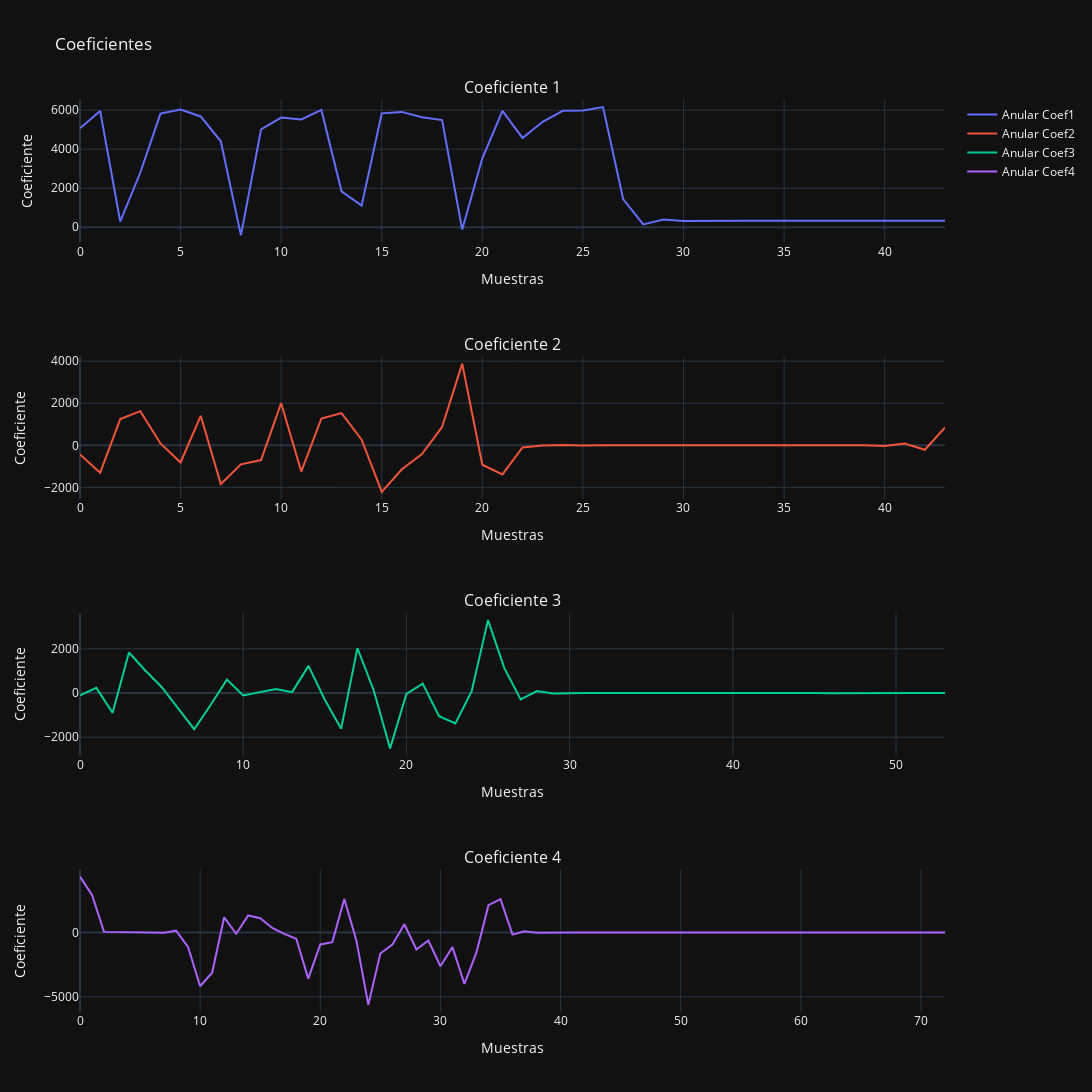
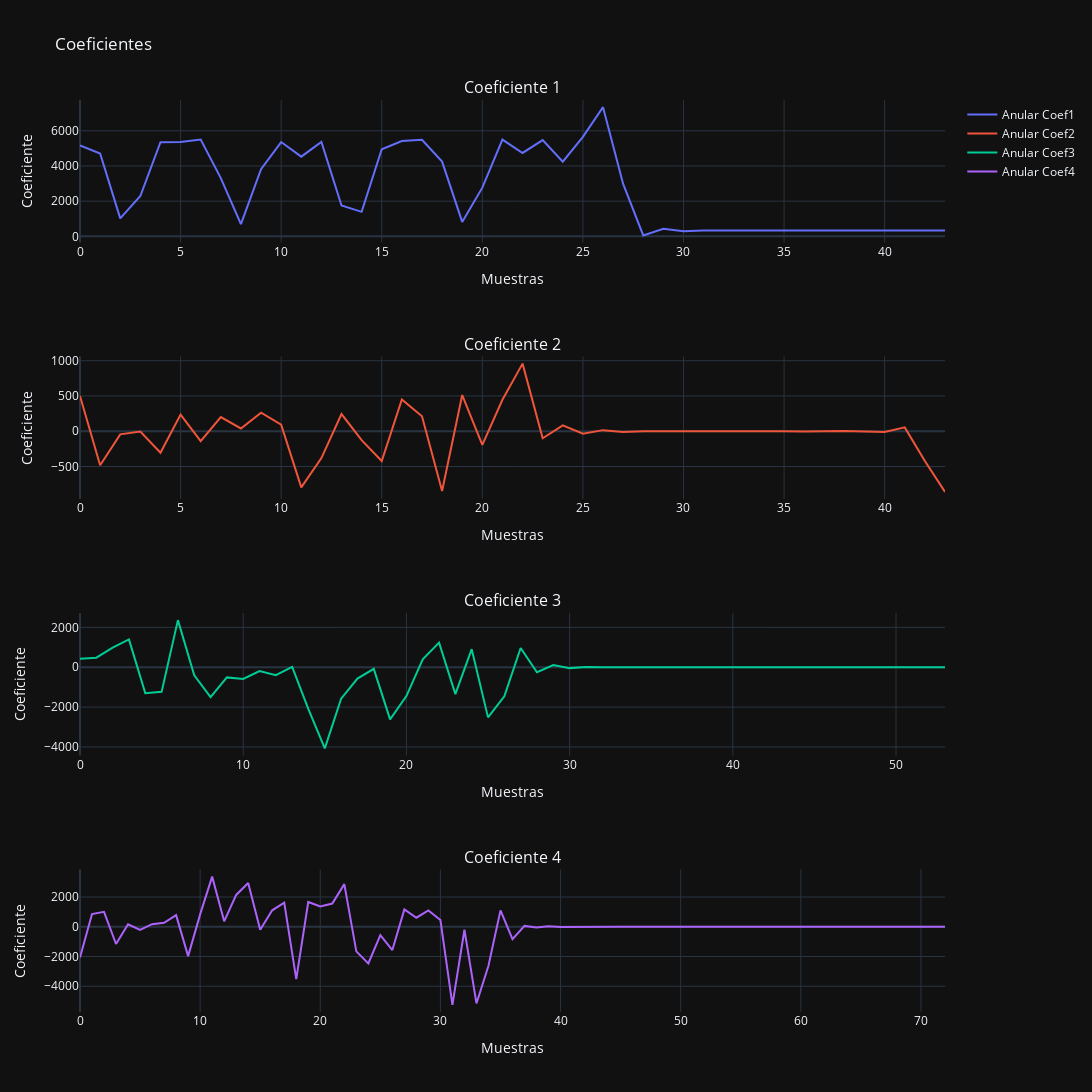
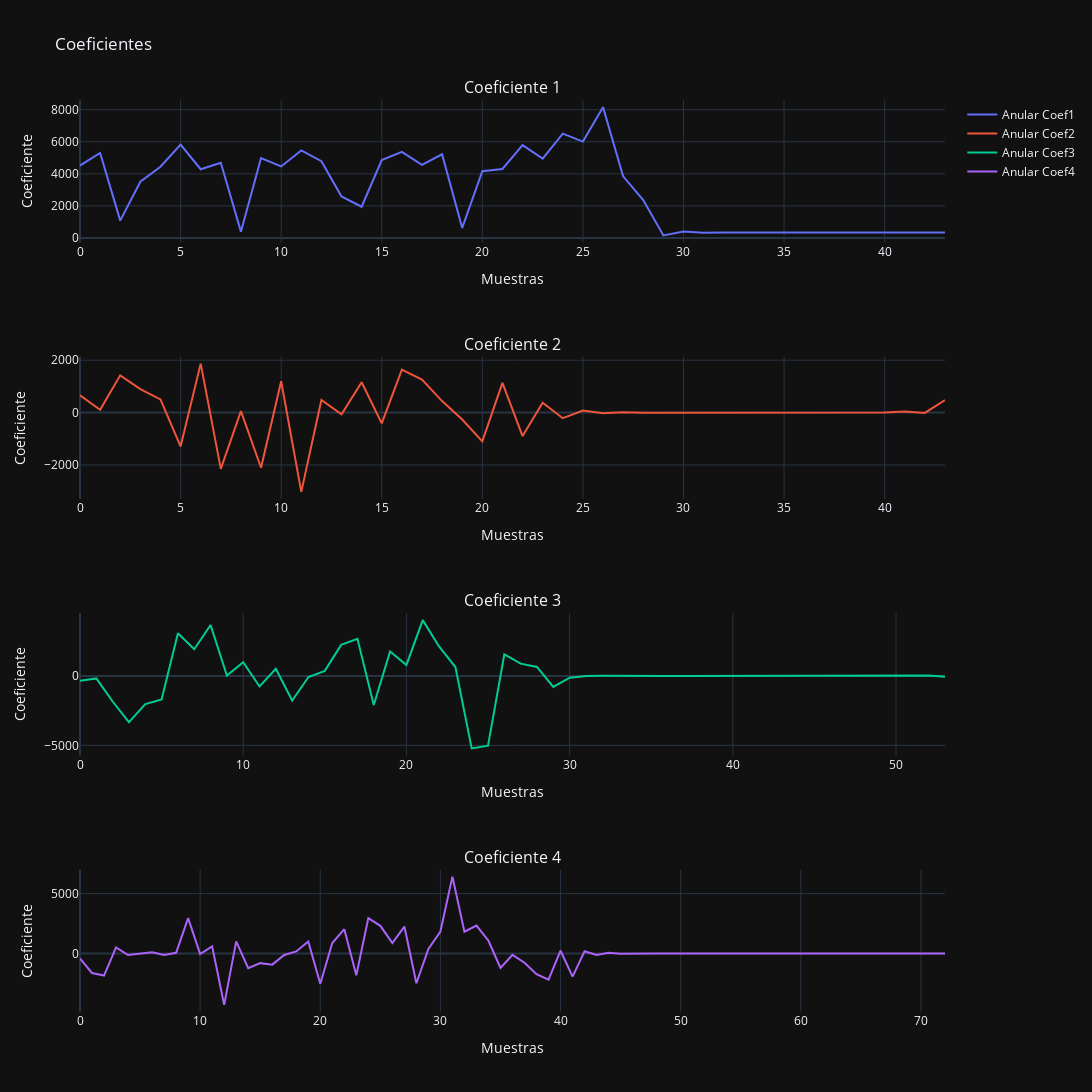

The cell these charts' notebook holds for them, in order:
### Markdown cell above
### Gráficos Wavelet

### Code cell
graficar_coeficientes_subplot(coefs_anulares[0])
graficar_coeficientes_subplot(coefs_anulares[1])
graficar_coeficientes_subplot(coefs_anulares[2])


# graficar_coeficientes(coefs_anulares[0][0],coefs_anulares[1][0],coefs_anulares[2][0])
# graficar_coeficientes(coefs_indice[0][0],coefs_indice[1][0],coefs_indice[2][0])
# graficar_coeficientes(coefs_medio[0][0],coefs_medio[1][0],coefs_medio[2][0])
# graficar_coeficientes(coefs_anulares[0][1],coefs_anulares[1][1],coefs_anulares[2][1])

### Figure 1 — Plotly figure (JSON) as saved in the notebook; plotly's stock layout.template omitted (floating-point values rounded to 4 significant figures)
{"data": [{"mode": "lines", "name": "Anular Coef1", "type": "scatter", "xaxis": "x", "y": [5073.0, 5964.0, 293.7, 2807.0, 5828.0, 6036.0, 5682.0, 4408.0, -414.9, 5012.0, 5626.0, 5528.0, 6013.0, 1845.0, 1110.0, 5840.0, 5915.0, 5642.0, 5498.0, -117.5, 3534.0, 5963.0, 4579.0, 5408.0, 5968.0, 5982.0, 6159.0, 1446.0, 147.3, 392.8, 318.8, 333.8, 332.9, 333.2, 332.3, 331.3, 333.7, 332.5, 333.5, 332.7, 333.1, 330.9, 333.1, 334.8], "yaxis": "y"}, {"mode": "lines", "name": "Anular Coef2", "type": "scatter", "xaxis": "x2", "y": [-434.5, -1303.0, 1250.0, 1623.0, 90.09, -814.2, 1402.0, -1839.0, -906.3, -699.9, 2004.0, -1247.0, 1275.0, 1534.0, 270.2, -2213.0, -1136.0, -412.7, 873.4, 3884.0, -921.0, -1382.0, -101.8, -3.889, 20.19, -12.47, 1.158, -2.07, 0.1974, 0.5542, -0.6044, -0.549, -1.133, 1.842, -0.07017, 0.4474, -0.5728, -0.00213, 2.766, 6.148, -26.59, 86.67, -210.4, 847.4], "yaxis": "y2"}, {"mode": "lines", "name": "Anular Coef3", "type": "scatter", "xaxis": "x3", "y": [-105.4, 234.5, -897.2, 1833.0, 1021.0, 275.8, -685.4, -1637.0, -542.4, 606.3, -112.1, 46.72, 184.6, 41.39, 1228.0, -302.4, -1619.0, 2032.0, 116.4, -2504.0, -36.68, 425.1, -1048.0, -1378.0, 88.6, 3299.0, 1125.0, -286.6, 90.75, -20.36, 3.048, -3.741, -1.897, 0.8276, -0.7245, 0.6001, -0.9255, 3.103, 4.73, -6.102, -2.619, 4.819, -2.337, -2.641, 6.664, 1.123, -6.672, 1.098, -1.058, 0.8474, -0.375, 0.2108, 2.822, 5.509], "yaxis": "y3"}, {"mode": "lines", "name": "Anular Coef4", "type": "scatter", "xaxis": "x4", "y": [4336.0, 2903.0, 39.81, 19.67, -18.01, 19.99, -7.491, -33.88, 134.2, -1151.0, -4188.0, -3135.0, 1173.0, -103.4, 1316.0, 1104.0, 345.0, -121.8, -492.1, -3594.0, -936.3, -760.9, 2592.0, -603.5, -5635.0, -1640.0, -955.1, 634.6, -1325.0, -630.1, -2635.0, -1141.0, -4009.0, -1556.0, 2112.0, 2583.0, -173.9, 87.9, -21.93, 1.802, 0.4461, 0.1646, 0.7168, 2.613, 2.127, -0.8779, -1.058, -1.366, 0.6177, 0.2804, 3.546, 0.8073, 1.041, -4.216, -1.951, 0.2759, 1.223, 1.383, -1.7, -1.369, -0.0989, -0.7811, 0.7332, 1.118, 0.8407, 1.394, -2.654, -0.1212, 0.07925, 4.142, 1.559, -1.237, -2.089], "yaxis": "y4"}], "layout": {"annotations": [{"font": {"size": 16}, "showarrow": false, "text": "Coeficiente 1", "x": 0.5, "xanchor": "center", "xref": "paper", "y": 1, "yanchor": "bottom", "yref": "paper"}, {"font": {"size": 16}, "showarrow": false, "text": "Coeficiente 2", "x": 0.5, "xanchor": "center", "xref": "paper", "y": 0.7188, "yanchor": "bottom", "yref": "paper"}, {"font": {"size": 16}, "showarrow": false, "text": "Coeficiente 3", "x": 0.5, "xanchor": "center", "xref": "paper", "y": 0.4375, "yanchor": "bottom", "yref": "paper"}, {"font": {"size": 16}, "showarrow": false, "text": "Coeficiente 4", "x": 0.5, "xanchor": "center", "xref": "paper", "y": 0.1562, "yanchor": "bottom", "yref": "paper"}], "height": 1200, "title": {"text": "Coeficientes"}, "width": 1600, "xaxis": {"anchor": "y", "domain": [0, 1], "title": {"text": "Muestras"}}, "xaxis2": {"anchor": "y2", "domain": [0, 1], "title": {"text": "Muestras"}}, "xaxis3": {"anchor": "y3", "domain": [0, 1], "title": {"text": "Muestras"}}, "xaxis4": {"anchor": "y4", "domain": [0, 1], "title": {"text": "Muestras"}}, "yaxis": {"anchor": "x", "domain": [0.8438, 1], "title": {"text": "Coeficiente"}}, "yaxis2": {"anchor": "x2", "domain": [0.5625, 0.7188], "title": {"text": "Coeficiente"}}, "yaxis3": {"anchor": "x3", "domain": [0.2812, 0.4375], "title": {"text": "Coeficiente"}}, "yaxis4": {"anchor": "x4", "domain": [0, 0.1562], "title": {"text": "Coeficiente"}}}}

### Figure 2 — Plotly figure (JSON) as saved in the notebook; plotly's stock layout.template omitted (floating-point values rounded to 4 significant figures)
{"data": [{"mode": "lines", "name": "Anular Coef1", "type": "scatter", "xaxis": "x", "y": [5164.0, 4707.0, 1024.0, 2292.0, 5354.0, 5364.0, 5502.0, 3309.0, 691.2, 3817.0, 5361.0, 4531.0, 5371.0, 1753.0, 1394.0, 4953.0, 5418.0, 5485.0, 4248.0, 821.9, 2769.0, 5502.0, 4741.0, 5469.0, 4242.0, 5658.0, 7345.0, 2979.0, 56.7, 435.8, 291.6, 340.2, 330.9, 329.2, 331.9, 333.3, 328.6, 332.0, 330.1, 330.7, 330.2, 334.0, 329.0, 332.6], "yaxis": "y"}, {"mode": "lines", "name": "Anular Coef2", "type": "scatter", "xaxis": "x2", "y": [499.4, -481.2, -43.78, -3.473, -304.4, 235.8, -139.9, 200.3, 39.12, 263.0, 94.31, -795.9, -381.0, 244.1, -125.5, -422.1, 451.0, 212.7, -848.0, 512.5, -192.2, 446.6, 958.4, -99.88, 82.95, -35.4, 15.64, -9.339, 1.314, 2.011, -5.177, -2.503, 2.469, -3.115, 6.933, 0.8373, -3.044, 4.24, 2.488, -4.47, -9.933, 54.51, -421.6, -859.5], "yaxis": "y2"}, {"mode": "lines", "name": "Anular Coef3", "type": "scatter", "xaxis": "x3", "y": [426.2, 481.5, 989.5, 1400.0, -1299.0, -1235.0, 2365.0, -405.9, -1493.0, -508.1, -589.7, -191.7, -393.5, 14.39, -2113.0, -4071.0, -1580.0, -571.0, -79.62, -2616.0, -1447.0, 402.4, 1235.0, -1347.0, 906.1, -2515.0, -1457.0, 965.0, -249.8, 111.4, -43.4, 13.06, -3.125, 4.817, 1.109, -1.723, -0.8337, 2.756, -0.9955, 1.088, -1.559, 2.53, -1.481, -0.2635, -0.02798, 0.7457, -1.55, -1.409, 2.349, -0.004454, -2.753, -2.911, 1.04, -1.648], "yaxis": "y3"}, {"mode": "lines", "name": "Anular Coef4", "type": "scatter", "xaxis": "x4", "y": [-2071.0, 858.6, 1006.0, -1157.0, 164.7, -207.7, 173.8, 270.6, 784.3, -1976.0, 832.8, 3373.0, 368.5, 2141.0, 2940.0, -200.8, 1109.0, 1628.0, -3519.0, 1668.0, 1362.0, 1562.0, 2869.0, -1653.0, -2467.0, -560.7, -1566.0, 1167.0, 610.3, 1100.0, 456.3, -5253.0, -199.3, -5156.0, -2620.0, 1103.0, -835.9, 58.44, -45.52, 41.3, -12.43, -1.015, 0.4268, 3.179, 0.7841, -0.153, 0.2326, -4.076, 0.5539, 1.323, 0.7272, -4.021, 2.531, 0.5269, 0.9352, -2.311, -3.438, -1.76, -2.243, 3.09, 1.644, -0.05846, -0.3364, -3.068, -0.7902, 2.978, 1.883, 3.75, 0.2906, -0.4881, -2.598, 1.69, 1.488], "yaxis": "y4"}], "layout": {"annotations": [{"font": {"size": 16}, "showarrow": false, "text": "Coeficiente 1", "x": 0.5, "xanchor": "center", "xref": "paper", "y": 1, "yanchor": "bottom", "yref": "paper"}, {"font": {"size": 16}, "showarrow": false, "text": "Coeficiente 2", "x": 0.5, "xanchor": "center", "xref": "paper", "y": 0.7188, "yanchor": "bottom", "yref": "paper"}, {"font": {"size": 16}, "showarrow": false, "text": "Coeficiente 3", "x": 0.5, "xanchor": "center", "xref": "paper", "y": 0.4375, "yanchor": "bottom", "yref": "paper"}, {"font": {"size": 16}, "showarrow": false, "text": "Coeficiente 4", "x": 0.5, "xanchor": "center", "xref": "paper", "y": 0.1562, "yanchor": "bottom", "yref": "paper"}], "height": 1200, "title": {"text": "Coeficientes"}, "width": 1600, "xaxis": {"anchor": "y", "domain": [0, 1], "title": {"text": "Muestras"}}, "xaxis2": {"anchor": "y2", "domain": [0, 1], "title": {"text": "Muestras"}}, "xaxis3": {"anchor": "y3", "domain": [0, 1], "title": {"text": "Muestras"}}, "xaxis4": {"anchor": "y4", "domain": [0, 1], "title": {"text": "Muestras"}}, "yaxis": {"anchor": "x", "domain": [0.8438, 1], "title": {"text": "Coeficiente"}}, "yaxis2": {"anchor": "x2", "domain": [0.5625, 0.7188], "title": {"text": "Coeficiente"}}, "yaxis3": {"anchor": "x3", "domain": [0.2812, 0.4375], "title": {"text": "Coeficiente"}}, "yaxis4": {"anchor": "x4", "domain": [0, 0.1562], "title": {"text": "Coeficiente"}}}}

### Figure 3 — Plotly figure (JSON) as saved in the notebook; plotly's stock layout.template omitted (floating-point values rounded to 4 significant figures)
{"data": [{"mode": "lines", "name": "Anular Coef1", "type": "scatter", "xaxis": "x", "y": [4517.0, 5301.0, 1080.0, 3505.0, 4441.0, 5827.0, 4287.0, 4690.0, 390.7, 4987.0, 4462.0, 5462.0, 4785.0, 2590.0, 1945.0, 4860.0, 5375.0, 4564.0, 5219.0, 622.4, 4159.0, 4301.0, 5795.0, 4945.0, 6507.0, 6011.0, 8162.0, 3841.0, 2361.0, 158.4, 396.8, 316.8, 336.2, 333.0, 331.5, 330.2, 334.2, 331.5, 332.5, 332.6, 332.8, 329.7, 333.5, 332.4], "yaxis": "y"}, {"mode": "lines", "name": "Anular Coef2", "type": "scatter", "xaxis": "x2", "y": [658.9, 107.6, 1423.0, 898.9, 505.4, -1291.0, 1871.0, -2149.0, 53.14, -2106.0, 1198.0, -3029.0, 483.5, -68.97, 1160.0, -413.6, 1643.0, 1257.0, 439.2, -267.1, -1100.0, 1137.0, -895.8, 381.0, -215.7, 77.56, -28.06, 10.69, -2.317, -0.4399, 2.399, 1.055, -1.726, 2.369, -3.629, -0.3261, 1.451, -1.638, -3.055, 4.211, 6.676, 37.79, -13.21, 479.8], "yaxis": "y2"}, {"mode": "lines", "name": "Anular Coef3", "type": "scatter", "xaxis": "x3", "y": [-353.7, -182.4, -1846.0, -3333.0, -2031.0, -1702.0, 3073.0, 1919.0, 3663.0, 30.42, 984.7, -762.7, 506.2, -1773.0, -79.69, 359.6, 2229.0, 2674.0, -2098.0, 1762.0, 786.1, 4013.0, 2118.0, 636.6, -5218.0, -5026.0, 1546.0, 880.7, 644.0, -794.6, -132.1, -7.8, 9.942, -4.322, -0.2179, 1.051, -2.073, -2.711, -0.1902, -0.438, 2.684, 0.5265, 0.062, -2.113, -1.025, 0.1451, 1.532, 2.994, 0.04231, -0.5105, 3.649, -10.98, 30.72, -68.67], "yaxis": "y3"}, {"mode": "lines", "name": "Anular Coef4", "type": "scatter", "xaxis": "x4", "y": [-426.4, -1634.0, -1848.0, 498.8, -130.8, -27.15, 104.2, -134.9, 54.58, 2954.0, -54.62, 586.4, -4298.0, 1007.0, -1239.0, -810.4, -937.0, -126.5, 165.6, 994.0, -2532.0, 874.9, 2031.0, -1823.0, 2951.0, 2305.0, 866.9, 2245.0, -2491.0, 376.7, 1831.0, 6418.0, 1815.0, 2331.0, 1061.0, -1214.0, -119.2, -771.5, -1727.0, -2194.0, 226.9, -1933.0, 179.6, -120.7, 60.97, -25.29, 4.221, -3.333, 1.062, -4.444, 0.9908, 4.965, -1.19, 1.847, -1.4, -2.418, 4.459, 2.265, -3.784, -0.01907, -3.797, -2.598, 5.553, 0.1596, 3.077, 0.8292, -4.09, -1.844, 3.923, -1.748, 0.5639, -1.775, -4.789], "yaxis": "y4"}], "layout": {"annotations": [{"font": {"size": 16}, "showarrow": false, "text": "Coeficiente 1", "x": 0.5, "xanchor": "center", "xref": "paper", "y": 1, "yanchor": "bottom", "yref": "paper"}, {"font": {"size": 16}, "showarrow": false, "text": "Coeficiente 2", "x": 0.5, "xanchor": "center", "xref": "paper", "y": 0.7188, "yanchor": "bottom", "yref": "paper"}, {"font": {"size": 16}, "showarrow": false, "text": "Coeficiente 3", "x": 0.5, "xanchor": "center", "xref": "paper", "y": 0.4375, "yanchor": "bottom", "yref": "paper"}, {"font": {"size": 16}, "showarrow": false, "text": "Coeficiente 4", "x": 0.5, "xanchor": "center", "xref": "paper", "y": 0.1562, "yanchor": "bottom", "yref": "paper"}], "height": 1200, "title": {"text": "Coeficientes"}, "width": 1600, "xaxis": {"anchor": "y", "domain": [0, 1], "title": {"text": "Muestras"}}, "xaxis2": {"anchor": "y2", "domain": [0, 1], "title": {"text": "Muestras"}}, "xaxis3": {"anchor": "y3", "domain": [0, 1], "title": {"text": "Muestras"}}, "xaxis4": {"anchor": "y4", "domain": [0, 1], "title": {"text": "Muestras"}}, "yaxis": {"anchor": "x", "domain": [0.8438, 1], "title": {"text": "Coeficiente"}}, "yaxis2": {"anchor": "x2", "domain": [0.5625, 0.7188], "title": {"text": "Coeficiente"}}, "yaxis3": {"anchor": "x3", "domain": [0.2812, 0.4375], "title": {"text": "Coeficiente"}}, "yaxis4": {"anchor": "x4", "domain": [0, 0.1562], "title": {"text": "Coeficiente"}}}}
